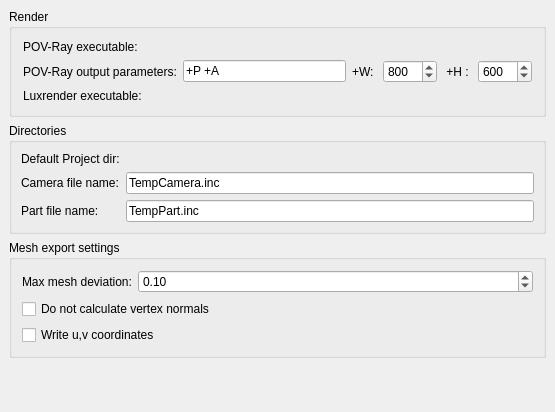
<?xml version="1.0" encoding="UTF-8"?>
<ui version="4.0">
 <class>RaytracingGui::DlgSettingsRay</class>
 <widget class="QWidget" name="RaytracingGui::DlgSettingsRay">
  <property name="geometry">
   <rect>
    <x>0</x>
    <y>0</y>
    <width>555</width>
    <height>412</height>
   </rect>
  </property>
  <property name="windowTitle">
   <string>Raytracing</string>
  </property>
  <layout class="QGridLayout" name="gridLayout1">
   <property name="margin">
    <number>9</number>
   </property>
   <property name="spacing">
    <number>6</number>
   </property>
   <item row="2" column="0">
    <widget class="QGroupBox" name="groupBox5">
     <property name="title">
      <string>Mesh export settings</string>
     </property>
     <layout class="QVBoxLayout">
      <property name="spacing">
       <number>6</number>
      </property>
      <property name="margin">
       <number>10</number>
      </property>
      <item>
       <layout class="QHBoxLayout">
        <property name="spacing">
         <number>6</number>
        </property>
        <property name="margin">
         <number>0</number>
        </property>
        <item>
         <widget class="QLabel" name="textLabel2">
          <property name="sizePolicy">
           <sizepolicy hsizetype="Minimum" vsizetype="Preferred">
            <horstretch>0</horstretch>
            <verstretch>0</verstretch>
           </sizepolicy>
          </property>
          <property name="text">
           <string>Max mesh deviation:</string>
          </property>
         </widget>
        </item>
        <item>
         <widget class="Gui::PrefDoubleSpinBox" name="prefFloatSpinBox1">
          <property name="sizePolicy">
           <sizepolicy hsizetype="MinimumExpanding" vsizetype="Fixed">
            <horstretch>0</horstretch>
            <verstretch>0</verstretch>
           </sizepolicy>
          </property>
          <property name="value">
           <double>0.100000000000000</double>
          </property>
          <property name="prefEntry" stdset="0">
           <cstring>MeshDeviation</cstring>
          </property>
          <property name="prefPath" stdset="0">
           <cstring>Mod/Raytracing</cstring>
          </property>
         </widget>
        </item>
       </layout>
      </item>
      <item>
       <widget class="Gui::PrefCheckBox" name="prefCheckBox8">
        <property name="text">
         <string>Do not calculate vertex normals</string>
        </property>
        <property name="prefEntry" stdset="0">
         <cstring>NotWriteVertexNormals</cstring>
        </property>
        <property name="prefPath" stdset="0">
         <cstring>Mod/Raytracing</cstring>
        </property>
       </widget>
      </item>
      <item>
       <widget class="Gui::PrefCheckBox" name="prefCheckBox9">
        <property name="text">
         <string>Write u,v coordinates</string>
        </property>
        <property name="prefEntry" stdset="0">
         <cstring>WriteUVCoordinates</cstring>
        </property>
        <property name="prefPath" stdset="0">
         <cstring>Mod/Raytracing</cstring>
        </property>
       </widget>
      </item>
     </layout>
    </widget>
   </item>
   <item row="0" column="0">
    <widget class="QGroupBox" name="groupBox">
     <property name="title">
      <string>Render</string>
     </property>
     <layout class="QVBoxLayout" name="verticalLayout">
      <item>
       <layout class="QGridLayout" name="gridLayout2">
        <item row="0" column="1">
         <widget class="Gui::PrefFileChooser" name="prefFileChooser2">
          <property name="toolTip">
           <string>The path to the POV-Ray executable, if you want to render from FreeCAD</string>
          </property>
          <property name="prefEntry" stdset="0">
           <cstring>PovrayExecutable</cstring>
          </property>
          <property name="prefPath" stdset="0">
           <cstring>Mod/Raytracing</cstring>
          </property>
         </widget>
        </item>
        <item row="0" column="0">
         <widget class="QLabel" name="label">
          <property name="text">
           <string>POV-Ray executable:</string>
          </property>
         </widget>
        </item>
        <item row="1" column="0">
         <widget class="QLabel" name="label_2">
          <property name="text">
           <string>POV-Ray output parameters:</string>
          </property>
         </widget>
        </item>
        <item row="1" column="1">
         <layout class="QHBoxLayout" name="horizontalLayout">
          <item>
           <widget class="Gui::PrefLineEdit" name="prefLineEdit1">
            <property name="toolTip">
             <string>The POV-Ray parameters to be passed to the render.</string>
            </property>
            <property name="text">
             <string>+P +A</string>
            </property>
            <property name="prefEntry" stdset="0">
             <cstring>OutputParameters</cstring>
            </property>
            <property name="prefPath" stdset="0">
             <cstring>Mod/Raytracing</cstring>
            </property>
           </widget>
          </item>
          <item>
           <widget class="QLabel" name="label_3">
            <property name="text">
             <string>+W: </string>
            </property>
           </widget>
          </item>
          <item>
           <widget class="Gui::PrefSpinBox" name="prefIntSpinBox1">
            <property name="toolTip">
             <string>The width of the rendered image</string>
            </property>
            <property name="maximum">
             <number>9999</number>
            </property>
            <property name="value">
             <number>800</number>
            </property>
            <property name="prefEntry" stdset="0">
             <cstring>OutputWidth</cstring>
            </property>
            <property name="prefPath" stdset="0">
             <cstring>Mod/Raytracing</cstring>
            </property>
           </widget>
          </item>
          <item>
           <widget class="QLabel" name="label_4">
            <property name="text">
             <string> +H : </string>
            </property>
           </widget>
          </item>
          <item>
           <widget class="Gui::PrefSpinBox" name="prefIntSpinBox2">
            <property name="toolTip">
             <string>The height of the rendered image</string>
            </property>
            <property name="maximum">
             <number>9999</number>
            </property>
            <property name="value">
             <number>600</number>
            </property>
            <property name="prefEntry" stdset="0">
             <cstring>OutputHeight</cstring>
            </property>
            <property name="prefPath" stdset="0">
             <cstring>Mod/Raytracing</cstring>
            </property>
           </widget>
          </item>
         </layout>
        </item>
        <item row="2" column="0">
         <widget class="QLabel" name="label_5">
          <property name="text">
           <string>Luxrender executable:</string>
          </property>
         </widget>
        </item>
        <item row="2" column="1">
         <widget class="Gui::PrefFileChooser" name="prefFileChooser3">
          <property name="toolTip">
           <string>The path to the luxrender (or luxconsole) executable</string>
          </property>
          <property name="prefEntry" stdset="0">
           <cstring>LuxrenderExecutable</cstring>
          </property>
          <property name="prefPath" stdset="0">
           <cstring>Mod/Raytracing</cstring>
          </property>
         </widget>
        </item>
       </layout>
      </item>
     </layout>
    </widget>
   </item>
   <item row="1" column="0">
    <widget class="QGroupBox" name="GroupBox12">
     <property name="title">
      <string>Directories</string>
     </property>
     <layout class="QGridLayout" name="gridLayout3">
      <property name="margin">
       <number>9</number>
      </property>
      <property name="spacing">
       <number>6</number>
      </property>
      <item row="0" column="0">
       <layout class="QGridLayout" name="gridLayout4">
        <property name="margin">
         <number>0</number>
        </property>
        <property name="spacing">
         <number>6</number>
        </property>
        <item row="3" column="0">
         <widget class="QLabel" name="textLabel1_3">
          <property name="text">
           <string>Part file name:</string>
          </property>
         </widget>
        </item>
        <item row="2" column="0">
         <widget class="QLabel" name="textLabel1_2">
          <property name="text">
           <string>Camera file name:</string>
          </property>
         </widget>
        </item>
        <item row="1" column="1">
         <widget class="Gui::PrefFileChooser" name="prefFileChooser1">
          <property name="focusPolicy">
           <enum>Qt::StrongFocus</enum>
          </property>
          <property name="toolTip">
           <string>Used by utility tools</string>
          </property>
          <property name="mode">
           <enum>Gui::FileChooser::Directory</enum>
          </property>
          <property name="prefEntry" stdset="0">
           <cstring>ProjectPath</cstring>
          </property>
          <property name="prefPath" stdset="0">
           <cstring>Mod/Raytracing</cstring>
          </property>
         </widget>
        </item>
        <item row="1" column="0">
         <widget class="QLabel" name="textLabel1">
          <property name="text">
           <string>Default Project dir:</string>
          </property>
         </widget>
        </item>
        <item row="2" column="1">
         <widget class="Gui::PrefLineEdit" name="prefLineEdit2">
          <property name="toolTip">
           <string>Used by utility tools</string>
          </property>
          <property name="text">
           <string>TempCamera.inc</string>
          </property>
          <property name="prefEntry" stdset="0">
           <cstring>CameraName</cstring>
          </property>
          <property name="prefPath" stdset="0">
           <cstring>Mod/Raytracing</cstring>
          </property>
         </widget>
        </item>
        <item row="3" column="1">
         <widget class="Gui::PrefLineEdit" name="prefLineEdit3">
          <property name="toolTip">
           <string>Used by utility tools</string>
          </property>
          <property name="text">
           <string>TempPart.inc</string>
          </property>
          <property name="prefEntry" stdset="0">
           <cstring>PartName</cstring>
          </property>
          <property name="prefPath" stdset="0">
           <cstring>Mod/Raytracing</cstring>
          </property>
         </widget>
        </item>
       </layout>
      </item>
     </layout>
    </widget>
   </item>
   <item row="3" column="0">
    <spacer>
     <property name="orientation">
      <enum>Qt::Vertical</enum>
     </property>
     <property name="sizeHint" stdset="0">
      <size>
       <width>20</width>
       <height>40</height>
      </size>
     </property>
    </spacer>
   </item>
  </layout>
 </widget>
 <layoutdefault spacing="6" margin="11"/>
 <customwidgets>
  <customwidget>
   <class>Gui::FileChooser</class>
   <extends>QWidget</extends>
   <header>Gui/FileDialog.h</header>
  </customwidget>
  <customwidget>
   <class>Gui::PrefFileChooser</class>
   <extends>Gui::FileChooser</extends>
   <header>Gui/PrefWidgets.h</header>
  </customwidget>
  <customwidget>
   <class>Gui::PrefSpinBox</class>
   <extends>QSpinBox</extends>
   <header>Gui/PrefWidgets.h</header>
  </customwidget>
  <customwidget>
   <class>Gui::PrefCheckBox</class>
   <extends>QCheckBox</extends>
   <header>Gui/PrefWidgets.h</header>
  </customwidget>
  <customwidget>
   <class>Gui::PrefLineEdit</class>
   <extends>QLineEdit</extends>
   <header>Gui/PrefWidgets.h</header>
  </customwidget>
  <customwidget>
   <class>Gui::PrefDoubleSpinBox</class>
   <extends>QDoubleSpinBox</extends>
   <header>Gui/PrefWidgets.h</header>
  </customwidget>
 </customwidgets>
 <tabstops>
  <tabstop>prefFileChooser1</tabstop>
  <tabstop>prefLineEdit2</tabstop>
  <tabstop>prefLineEdit3</tabstop>
  <tabstop>prefFloatSpinBox1</tabstop>
  <tabstop>prefCheckBox8</tabstop>
  <tabstop>prefCheckBox9</tabstop>
 </tabstops>
 <resources/>
 <connections/>
</ui>
